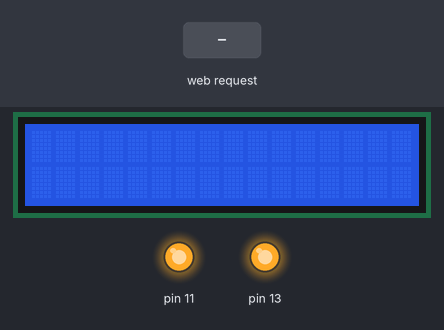
Recording of a program running on a simulated Raspberry Pi (header pin numbers). Shown: 16×2 character LCD, output pins drawn as LEDs (lit = HIGH). The inputs (shaded band) are chosen by the test bench. The clock reads 2024-03-15 10:24:30 at power-on unless the program sets it; what the program prints to the terminal is not drawn.

Above: at 1.2 s.
1.3 s: HTTP request for /AutoMode/on received
At 2.1 s:
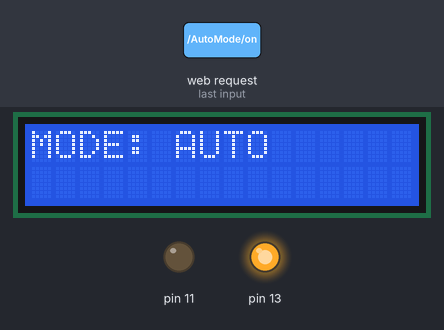
2.8 s: HTTP request for /ManualMode/on received
At 3.4 s:
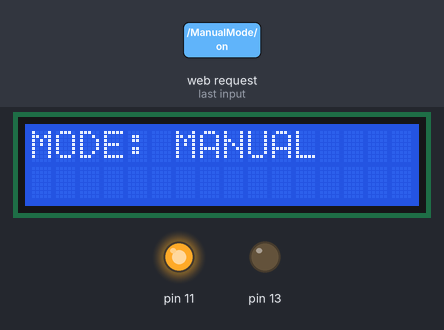
Timing chart, 0 to 5.8 s (numbered marks = the images above; inputs shaded):
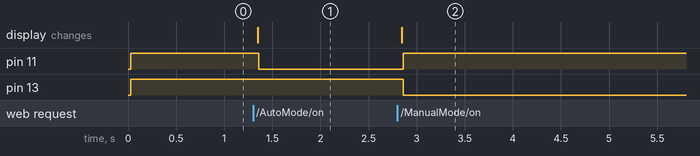

The program:

app.py
```python
from flask import Flask, render_template
from signal import signal, SIGTERM ,SIGHUP, pause
from rpi_lcd import LCD
import datetime
import RPi.GPIO as GPIO
from time import sleep

lcd = LCD()
app = Flask(__name__)

GPIO.setwarnings(False)

GPIO.setmode(GPIO.BOARD) #
GPIO.setup(11, GPIO.OUT, initial=GPIO.HIGH)
GPIO.setup(13, GPIO.OUT, initial=GPIO.HIGH)

templateData = {
      'title' : 'Bulb Light Control',
      'ModeStatuts' : 'OFF'
      }

def safe_exit(signum,frame):
    exit(1)
signal(SIGTERM, safe_exit)
signal(SIGHUP, safe_exit)


@app.route('/')
def index():
    return render_template('index.html', **templateData)

@app.route("/AutoMode/on")
def AutoActionON():
		lcd.text("MODE: AUTO",1)
		GPIO.output(13, GPIO.HIGH)
		GPIO.output(11, GPIO.LOW)
		templateData['ModeStatuts'] = 'AUTO'
		return render_template('index.html', **templateData)

@app.route("/AutoMode/off")
def AutoActionOFF():
    GPIO.output(11, GPIO.HIGH)
    templateData['ModeStatuts'] = 'AUTO'
    return render_template('index.html', **templateData)


@app.route("/ManualMode/on")
def ManualActionON():
	lcd.clear()
	lcd.text("MODE: MANUAL",1)
	GPIO.output(11, GPIO.HIGH)
	GPIO.output(13, GPIO.LOW)
	templateData['ModeStatuts'] = 'MANUAL'
	return render_template('index.html', **templateData)

if __name__ == '__main__':
    app.run(host='0.0.0.0', port=80)
```

Measured:
- after the input at 1.3 s, pin 11: HIGH → LOW after 0.06 s; the display: changes after 0.05 s (image 1)
- after the input at 2.8 s, pin 11: LOW → HIGH after 0.06 s; pin 13: HIGH → LOW after 0.06 s; the display: changes at once (image 2)
